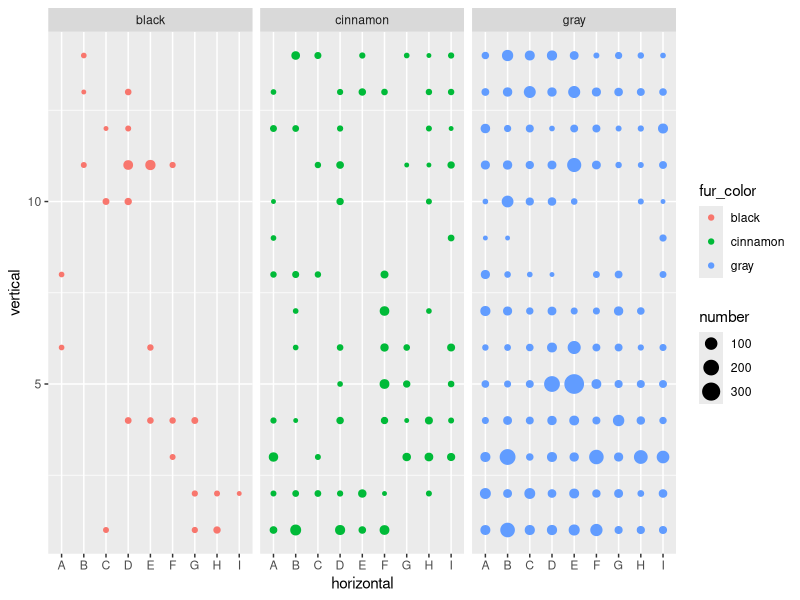
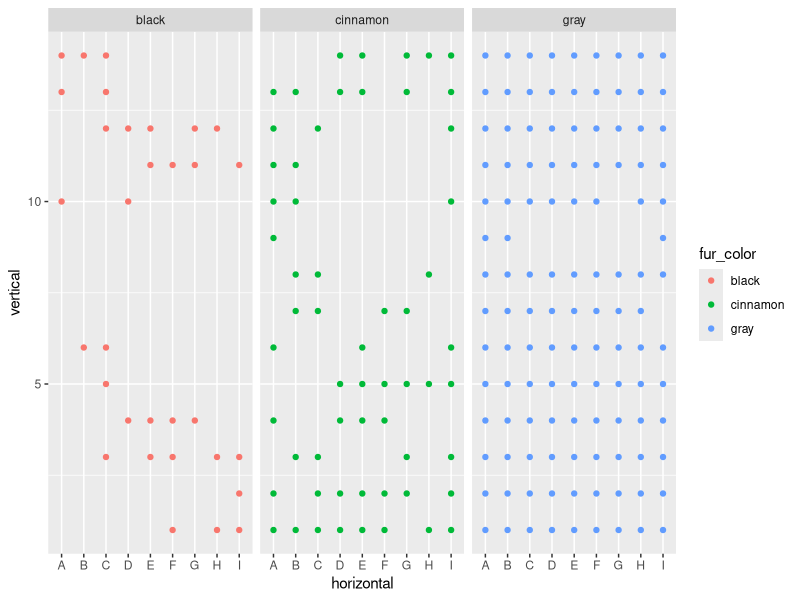

Recreate these plots in R, in order.
## ---- chunk 1
knitr::opts_chunk$set(echo = TRUE)
library(tidyverse)
library(lubridate)
# source("ggprob.R")

## ---- chunk 2
data_org = read_csv("./2018_Central_Park_Squirrel_Census_-_Squirrel_Data.csv")

data = data_org %>% select(X, Y,Hectare, `Hectare Squirrel Number`, `Unique Squirrel ID`, Shift,Age,`Primary Fur Color`,Location)

data = data %>% rename(x= X, y = Y, hectare = Hectare, hectare_num = `Hectare Squirrel Number`, id = `Unique Squirrel ID`, time = Shift, age = Age, fur_color = `Primary Fur Color`, location = Location) %>% 
  mutate(fur_color=tolower(fur_color)) %>%
  drop_na()%>%
  mutate(vertical=ceiling(as.numeric(str_sub(hectare,1,2))/3),horizontal=str_sub(hectare,3,3))
## ---- chunk 3
am_squirrel = data %>%
  filter(time == "AM") %>%
  group_by(horizontal, vertical, fur_color) %>%
  summarise(number = sum(hectare_num))
pm_squirrel = data %>%
  filter(time == "PM") %>%
  group_by(horizontal, vertical, fur_color) %>%
  summarise(number = sum(hectare_num))
ggplot(data = am_squirrel, aes(x=horizontal,y=vertical))+
  geom_point(aes(color=fur_color,size = number))+
  facet_wrap(~fur_color)
ggplot(data = pm_squirrel, aes(x=horizontal,y=vertical))+
  geom_point(aes(color=fur_color))+
  facet_wrap(~fur_color)
by_hectare = data %>% group_by(hectare,fur_color)

